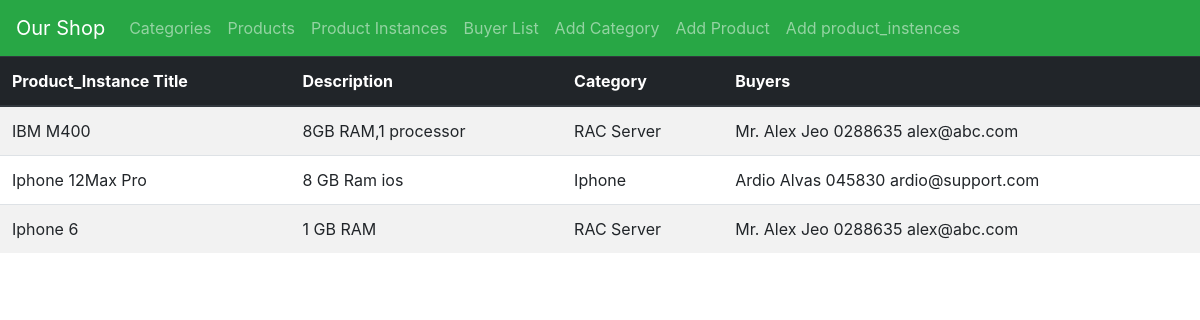
/product_instences, run on the app's committed database.
### ShopApp/models.py (models this page shows, shortened)
class Product_Instences(models.Model):
    id = models.UUIDField(primary_key=True, default=uuid.uuid4)
    Instences_title = models.CharField(max_length=200)
    Instences_description = models.CharField(max_length=200)
    Buyer = models.ForeignKey('Buyer', on_delete=models.SET_NULL, null=True)
    Type = models.ForeignKey('Product', on_delete=models.SET_NULL, null=True)
    class Meta:
        verbose_name_plural='Product Instences'

class Product(models.Model):
    product_Name = models.CharField(max_length=200, help_text='Product Name')
    body = models.TextField(max_length=1500, help_text='Product Detail')
    type = models.ForeignKey('Category', on_delete=models.SET_NULL, null=True)
    class Meta:
        verbose_name_plural = 'Products'
    def __str__(self):
        return self.product_Name

class Buyer(models.Model):
    First_Name = models.CharField(max_length=200)
    Last_Name = models.CharField(max_length=200)
    Contact_number = models.CharField(max_length=22)
    Email = models.EmailField()
    Address = models.TextField(max_length=500)
    Note = models.TextField(max_length=1000)
    def __str__(self):
        return "{} {} {} {}".format(self.First_Name, self.Last_Name, self.Contact_number, self.Email)

### ShopApp/views.py (the view)
# urls.py: path('product_instences', views.Product_instancesListView.as_view(), name='product_instences'),
class Product_instancesListView(generic.ListView):
    model = Product_Instences

### ShopApp/templates/ShopApp/product_instences_list.html
{% extends 'base.html' %}
{% block content %}
      <table class="table table-striped">
        <thead class="thead-dark">
        <tr>
            <th scope="col">Product_Instance Title</th>
            <th scope="col">Description</th>
            <th scope="col">Category</th>
            <th scope="col">Buyers</th>
        </tr>
        </thead>
        <tbody>
        <tr>
        {% for i in product_instences_list %}
            <td > {{ i.Instences_title  }} </td>
            <td>{{ i.Instences_description }}</td>
            <td>{{ i.Type }}</td>
            <td>{{ i.Buyer }}</td>
            </tr>
        {% endfor %}
        </tbody>
      </table>
{% endblock %}

### data on the page
Product_Instences: Instences_title "IBM M400", Instences_description "8GB RAM,1 processor", Type "RAC Server", Buyer "Mr. Alex Jeo 0288635 alex@abc.com"
Product_Instences: Instences_title "Iphone 12Max Pro", Instences_description "8 GB Ram ios", Type "Iphone", Buyer "Ardio Alvas 045830 ardio@support.com"
Product_Instences: Instences_title "Iphone 6", Instences_description "1 GB RAM", Type "RAC Server", Buyer "Mr. Alex Jeo 0288635 alex@abc.com"
